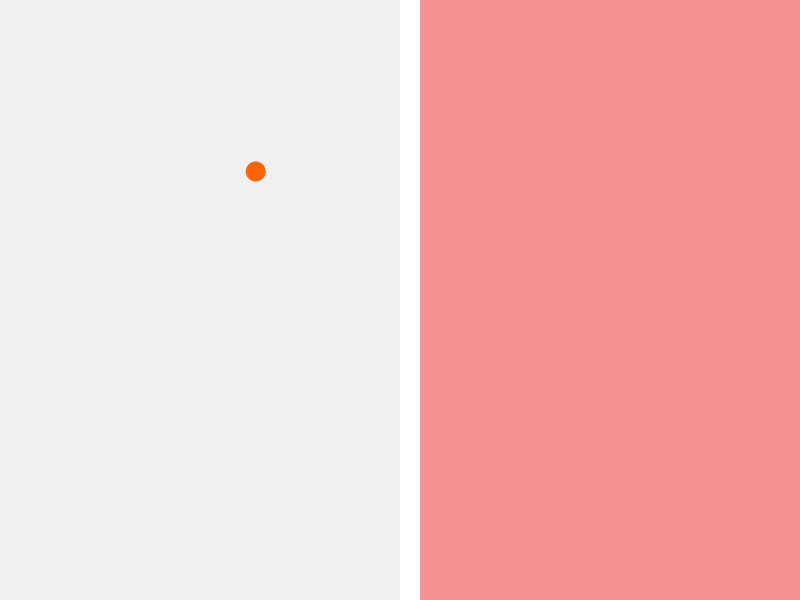
Frame 1 (no input)
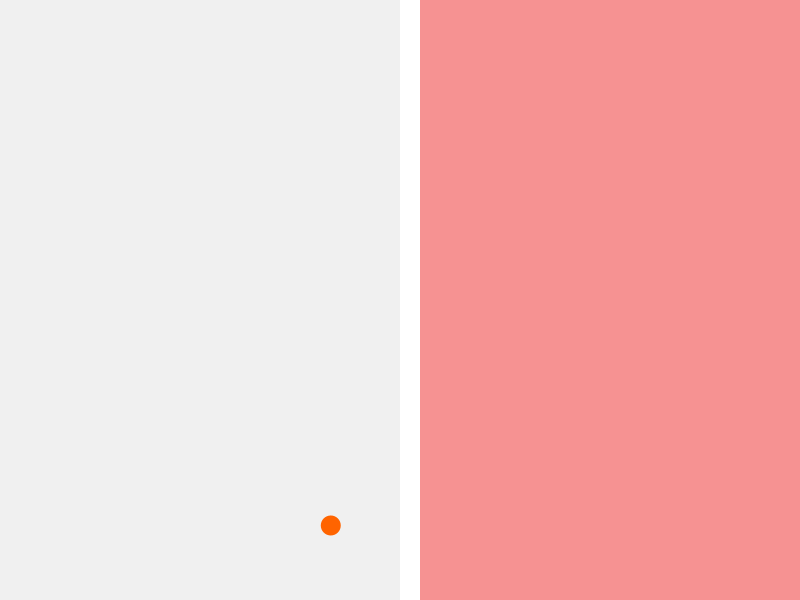
Frame 60 (the mouse pressed at the canvas centre just before this capture)
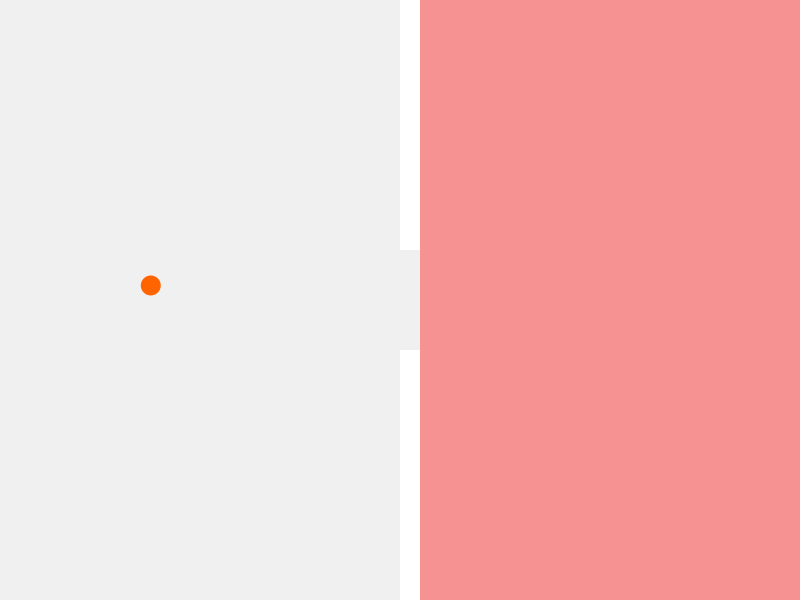
Frame 120 (the mouse held since frame 60 and released just before this capture)

The Processing sketch that drew these frames (run headless with seeded random() and noise(); from frame 60 on, the mouse is pressed at the canvas centre):

// Processing sketch: Xenofobia_01
// ── Xenofobia_01.pde
Mundo m;
void setup()

{
  size (800, 600);
  m= new Mundo();
  noStroke();
}


void draw ()

{
  background(240);
  m.dibuja();
}

void mousePressed()
{
  m.mousePressed();
}

// ── BolitaLoca.pde
class BolitaLoca

{
  float px, py, tam, movX, movY, limWInicial, limWFinal, limHInicial, limHFinal;
  color farbe;
  boolean cambiaPlano;

  BolitaLoca()
  {
    tam=20;
    px= random(width-tam); 
    py= random(height-tam); 
    movX=2;
    movY=movX*2;

    limWInicial=0;
    limWFinal=width;

    limHInicial=0;
    limHFinal= height;
    farbe= color(255, 100, 0, 255);
  }

  BolitaLoca(float limWIni_, float limHIni_, float limWFin_, float limHFin_)
  {
    tam=20;
    px= random(limWIni_+tam, limWFin_-tam); 
    py= random(limWIni_+tam, limHFin_-tam); 
    movX=3;
    movY=movX*2;

    limWInicial=limWIni_;
    limWFinal=limWFin_;

    limHInicial=limHIni_;
    limHFinal= limHFin_;
    farbe= color(255, 100, 0, 255);
  }

  void dibuja()
  {
    pushStyle();
    fill(farbe);
    ellipse(px, py, tam, tam);
    popStyle();

    //println("_PX___"+px+"___PY____"+py+"_____movY_"+movY);

    //    println("__WInicial__"+limWInicial+"__WFinal__"+limWFinal);
  }


  void setLimitesNuevos(float limWIni_, float limHIni_, float limWFin_, float limHFin_)
  {
    limWInicial=limWIni_;
    limWFinal=limWFin_;

    limHInicial=limHIni_;
    limHFinal= limHFin_;
  }

  void comportamiento()

  {
    // println(tam+"__px__"+px+"__py__"+py);
    if ((px<=limWFinal-tam/2 && px>=limWInicial+tam/2) && (py <= limHFinal-tam/2 && py>=limHInicial+tam/2))
    {
      px+=movX;
      py+=movY;
    }
    if (px>limWFinal-tam || px<limWInicial+tam)
    {
      movX*=-1;
    }
    if (py>limHFinal-tam || py<limHInicial+tam)
    {
      movY*=-1;
    }
  }

  float [] getPosXY()

  {
    float [] pos= new float []{px, py}; 

    return pos;
  }

  float getTam()
  {
    return tam;
  }
}// cierra clase BolitaLoca

// ── Frontera.pde
class Frontera
{
  float a, b, c, d;
  float o, p, q, r;

  float ancho, disty, umbralIngreso;

  float mov, apertura, topeApertura, velApertura, tiempoApertura;
  Frontera ()
  {

    rectMode(CORNERS);

    ancho=20;
    a=width/2;
    b=0;
    c=a+ancho;
    d=height/2;

    o=a;
    p=d;
    q=a+ancho;
    r=height;

    topeApertura=50;
    velApertura=1;
    tiempoApertura=3;
    umbralIngreso=50;
  }


  Frontera (float apertura_)
  {
    rectMode(CORNERS);
  }


  void dibuja() 
  {
    rect(a, b, c, d-apertura);

    rect(o, p+apertura, q, r);
  }

  void comportamiento(boolean abre)
  {
    if (abre && apertura<topeApertura)
    {
      apertura+=velApertura;
    }
    if (!abre && apertura>0)
    {
      apertura-=velApertura;
    }
  }

  void evaluaIngresante(float evaX_, float evaY_)
  {

    disty= dist(evaX_, evaY_, c, d);

    if (disty<umbralIngreso)
    {
      comportamiento(true);
    } else
    {
      comportamiento(false);
    }
  }

  void setABCD(float a_, float b_, float c_, float d_)
  {
    a=a_;
    b=b_;
    c=c_;
    d=d_;
  }

  void setOPQR(float o_, float p_, float q_, float r_)
  {
    o=o_;
    p=p_;
    q=q_;
    r=r_;
  }

  void setMov(float mov_)
  {
    d=mov_;
  }

  float [][]  getPuertas()
  {
    float [][]puertas= new float[2][4];
    puertas[0][0]=a;    
    puertas[0][1]=b;    
    puertas[0][2]=c;    
    puertas[0][3]=d-apertura;    

    puertas[1][0]=o;    
    puertas[1][1]=p+apertura;    
    puertas[1][2]=q;    
    puertas[1][3]=r;

    return puertas;
  }
}//cierra class frontera

// ── Mundo.pde
class Mundo
{
  Frontera f;
  ZonaColor zC;
  BolitaLoca b;

  Mundo()
  {
    f= new Frontera();
    zC=new ZonaColor(f.getPuertas()[0][2], f.getPuertas()[0][1], width, height);
    b= new BolitaLoca(0, 0, f.getPuertas()[0][0], f.getPuertas()[1][3]);
  }


  void dibuja()
  {
    f.evaluaIngresante(mouseX, mouseY);
    f.dibuja();
    zC.dibuja();
    compBolita();
    b.dibuja();
  }

  void compBolita()
  {
    b.comportamiento();
  }


  void mousePressed ()
  {
    zC.mousePressed();
  }
}//cierra class Mundo

// ── ZonaColor.pde
class ZonaColor
{
  color [] zonaExclusiva= new color []{
    color(255, 0, 0), 
    color(0, 255, 0), 
    color(0, 0, 255), 
    color(255, 255, 0), 
    color(255, 0, 255), 
    color(0, 255, 255)
  };

  float alpha;
  float pw, px, py, pz;
  int num;

  ZonaColor()
  {
    rectMode(CORNERS);
  }

  ZonaColor(float pw_, float px_, float py_, float pz_)
  {
    rectMode(CORNERS);
    pw=pw_;
    px=px_;
    py=py_;
    pz=pz_;

    num=0;
    alpha= 100;
  }  
  void dibuja()
  {
    pushStyle();
    fill (zonaExclusiva[num], alpha);
    rect(pw, px, py, pz);
    popStyle();
  }
  void setZonaColor(int num_)
  {
    num=num_;
  }

  void setAlpha(float alpha_)

  {
    alpha= alpha_;
  }


  void mousePressed ()
  {    
    if (mousePressed && mouseX<py && mouseX>pw)
    {
      num= ( num<zonaExclusiva.length-1? num+=1 : 0 );
    }
  }
}//cierra class ZonaColor
